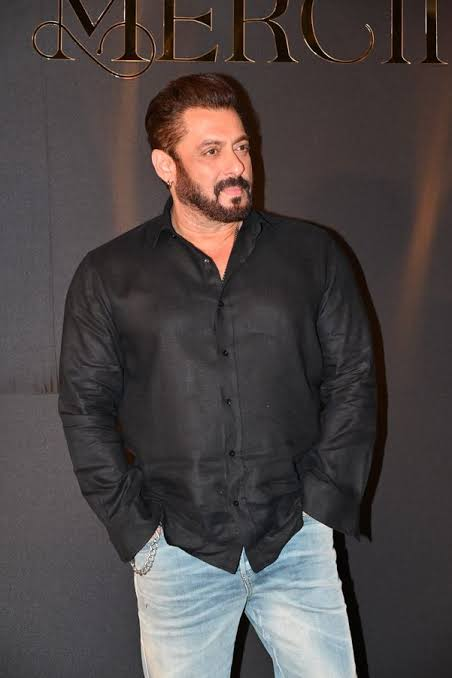
#> input picture project.py/gandi sakal/WhatsApp Image 2025-02-09 at 2.32.33 PM.jpeg, 452 x 678 px, found by its file name
$ python face.py
#> lines starting #> are read from the running program, lines starting #| are printed output that depends on the picture; after the words box and inside, x2 and y2 are one past the last pixel; in counts of white or black regions, pixels touching at a corner belong together
import cv2
import numpy as np

# Thank you Codsoft for giving me this opportunity

# Load the face detector
face_cascade = cv2.CascadeClassifier(cv2.data.haarcascades + 'haarcascade_frontalface_default.xml')

# Create the LBPH face recognizer
recognizer = cv2.face.LBPHFaceRecognizer_create()

# Load training images
person_1 = cv2.imread(r"C:\Users\SHUBHAM SHARMA\Desktop\programming\python\project.py\gandi sakal\WhatsApp Image 2025-02-09 at 2.32.33 PM.jpeg")
#> person_1 is the input picture: shape (678, 452, 3); mean B, G, R 68.9, 69.1, 76
person_2 = cv2.imread(r"C:\Users\SHUBHAM SHARMA\Desktop\programming\python\project.py\gandi sakal\WhatsApp Image 2025-02-09 at 2.32.32 PM.jpeg")
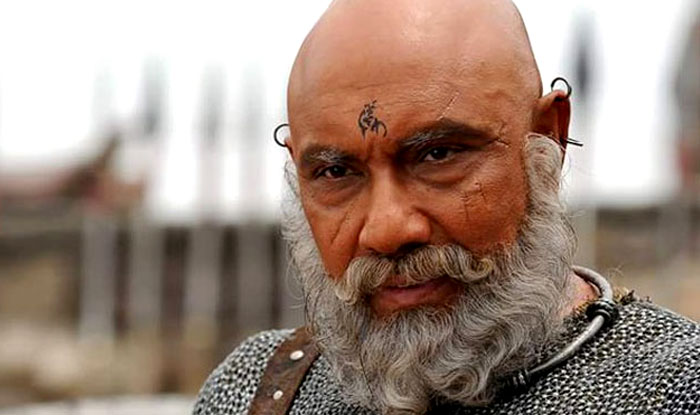
#> input picture project.py/gandi sakal/WhatsApp Image 2025-02-09 at 2.32.32 PM.jpeg, 700 x 415 px, found by its file name
#> person_2 is the input picture: shape (415, 700, 3); mean B, G, R 128.2, 140.4, 161.1

# Check if images loaded successfully
if person_1 is None or person_2 is None:
    print("Error: One or more images failed to load.")
    exit()

# Convert images to grayscale
gray_person_1 = cv2.cvtColor(person_1, cv2.COLOR_BGR2GRAY)
gray_person_2 = cv2.cvtColor(person_2, cv2.COLOR_BGR2GRAY)
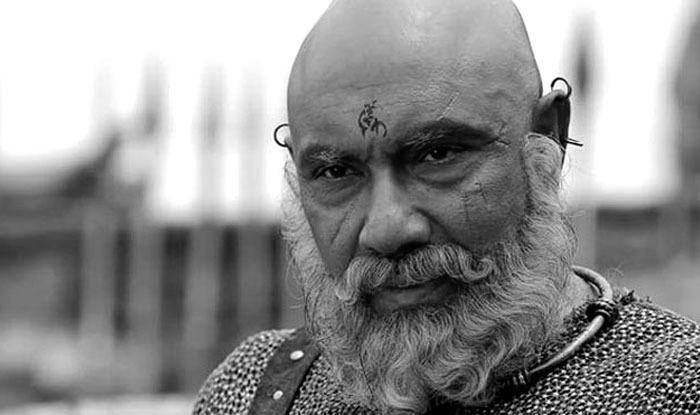
#> gray_person_2: shape (415, 700); min 0, max 255, mean 145.2

# Function to detect and resize face
def detect_and_resize_face(gray_image):
    faces = face_cascade.detectMultiScale(gray_image, scaleFactor=1.1, minNeighbors=5)
#> faces = [[176, 112, 96, 96], [128, 102, 121, 121]]
    if len(faces) == 0:
        return None
    (x, y, w, h) = faces[0]
#> x = 176; y = 112; w = 96; h = 96
    face_roi = gray_image[y:y+h, x:x+w]
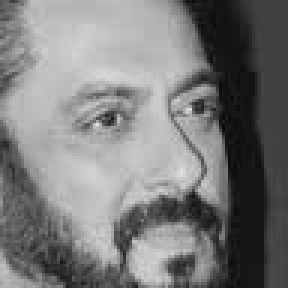
#> face_roi: shape (96, 96) (shown 3 times larger); min 8, max 224, mean 123.2
    resized_face = cv2.resize(face_roi, (200, 200))  # Standard size for recognizer
    return resized_face

# Detect and prepare training data
face1 = detect_and_resize_face(gray_person_1)
face2 = detect_and_resize_face(gray_person_2)

if face1 is None or face2 is None:
    print("Error: Could not detect faces in one or both training images.")
    exit()

faces = [face1, face2]
labels = [0, 1]

# Train the recognizer
recognizer.train(faces, np.array(labels))

# Label names
names = ["Krish Sharma", "Katapa"]

# Start video capture
video_capture = cv2.VideoCapture(0)

print("Face recognition started. Press 'q' to quit.")

while True:
    ret, frame = video_capture.read()
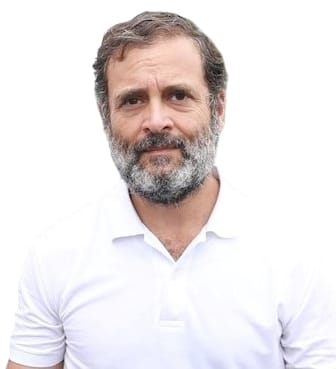
#> input picture project.py/gandi sakal/WhatsApp Image 2025-02-08 at 4.44.21 PM (1).jpeg, 336 x 369 px, given in place of the camera
#> frame is the input picture: shape (369, 336, 3); mean B, G, R 229.6, 228.8, 234.5
    if not ret:
        print("Failed to capture frame from webcam. Exiting...")
        break

    gray_frame = cv2.cvtColor(frame, cv2.COLOR_BGR2GRAY)
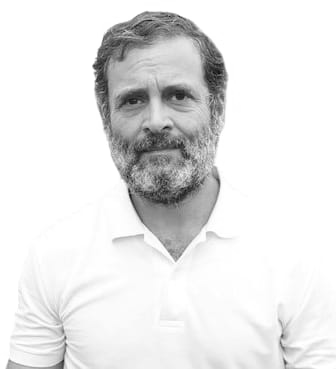
#> gray_frame: shape (369, 336); min 14, max 255, mean 230.6
    faces_detected = face_cascade.detectMultiScale(gray_frame, scaleFactor=1.1, minNeighbors=5, minSize=(30, 30))
#> faces_detected = [[88, 47, 135, 135]]

    for (x, y, w, h) in faces_detected:
        roi_gray = gray_frame[y:y+h, x:x+w]
        try:
            roi_resized = cv2.resize(roi_gray, (200, 200))
            label, confidence = recognizer.predict(roi_resized)

            # Draw rectangle around face
            cv2.rectangle(frame, (x, y), (x+w, y+h), (0, 255, 0), 2)

            # Display name and confidence
            text = f'{names[label]} ({round(confidence, 2)})'
            cv2.putText(frame, text, (x, y - 10), cv2.FONT_HERSHEY_SIMPLEX, 0.9, (0, 0, 0), 2)

        except Exception as e:
            print(f"Prediction error: {e}")
#> this loop made 1 pass
#> (x, y, w, h, label, confidence, text) on pass 1: (88, 47, 135, 135, 1, 88.78, 'Katapa (88.78)')
#> pass 1, `roi_resized = cv2.resize(roi_gray, (200, 200))`:
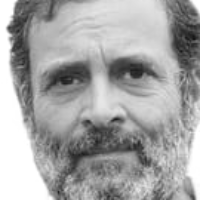
#> roi_resized: shape (200, 200); min 20, max 255, mean 165.6
#> after the loop:
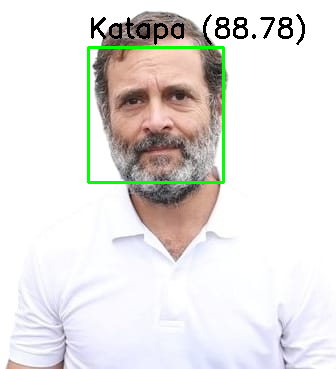
#> frame: shape (369, 336, 3); 2.6% of pixels changed, all inside (x1, y1, x2, y2) = (87, 14, 305, 184)

    # Display the frame
    cv2.imshow('Video', frame)

    # Break on 'q' key press
    if cv2.waitKey(1) & 0xFF == ord('q'):
#> (key q is pressed here)
        break

# Cleanup
video_capture.release()
cv2.destroyAllWindows()
